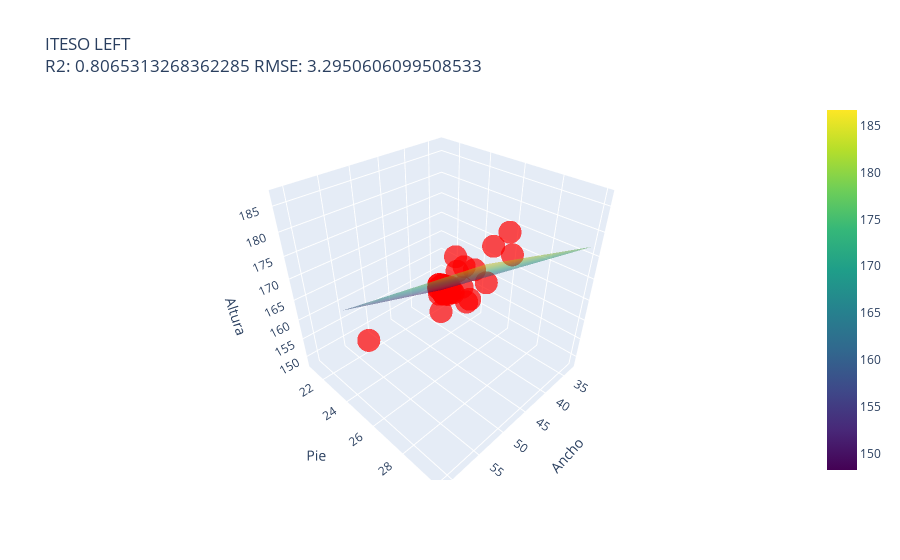

The cell this chart's notebook holds for it:
### Code cell
# Definir rangos para las variables independientes
x1_range = np.linspace(min(x_train_left['width']), max(x_train_left['width']), 20)
x2_range = np.linspace(min(x_train_left['shoe_size']), max(x_train_left['shoe_size']), 20)
x1_mesh, x2_mesh = np.meshgrid(x1_range, x2_range)

# Escalar el meshgrid para predicción
x_mesh_scaled = ss_left.transform(np.vstack((x1_mesh.ravel(), x2_mesh.ravel())).T)

# Predecir los valores con el modelo escalado
y_mesh_scaled = rg_l.predict(x_mesh_scaled)

# Crear scatterplot 3D de los puntos reales
scatter = go.Scatter3d(
    x=x_test_left['width'], y=x_test_left['shoe_size'], z=y_test_left,
    mode='markers',
    marker=dict(size=8, color='red', opacity=0.7)
)

# Crear el plano de regresión
surface = go.Surface(
    x=x1_mesh, y=x2_mesh, z=y_mesh_scaled.reshape(x1_mesh.shape),
    colorscale='Viridis', opacity=0.5
)

# Configuración del layout
layout = go.Layout(
    title=f"ITESO LEFT<br>R2: {r2_score(y_test_left, r_pred_left)} RMSE: {root_mean_squared_error(y_test_left, r_pred_left)}",
    scene=dict(
        xaxis_title='Ancho',
        yaxis_title='Pie',
        zaxis_title='Altura'
    )
)

# Crear la figura
fig = go.Figure(data=[scatter, surface], layout=layout)

# Mostrar la figura interactiva
fig.show()

### Figure 1 — Plotly figure (JSON) as saved in the notebook; plotly's stock layout.template omitted (floating-point values rounded to 4 significant figures; data arrays with more than 128 entries replaced by an {"elided": "..."} marker saying what was removed)
{"data": [{"marker": {"color": "red", "opacity": 0.7, "size": 8}, "mode": "markers", "type": "scatter3d", "x": [38, 50, 47, 45, 43, 42, 38, 38, 36, 42, 42, 39, 43, 36, 36, 39, 43, 36, 43, 49, 42, 43, 41, 40, 45, 40, 47, 48, 42, 42, 39, 42, 41, 61, 39, 49, 34, 45], "y": [23, 28, 26, 25, 25, 24, 23, 23, 23, 24, 26, 23, 24, 22, 22, 24.5, 24, 22.5, 28, 26, 27, 24, 23.5, 24, 27.5, 23, 27, 27, 28, 24, 23, 24, 24, 26, 23, 27, 22, 25], "z": [156, 173, 168, 164, 163, 160, 156, 157, 164, 160, 170, 158, 163, 154, 154, 166, 162, 153, 182, 169, 177, 163, 153, 159, 172, 158, 168, 172, 177, 161, 158, 160, 159, 168, 158, 176, 152, 164]}, {"colorscale": [[0, "#440154"], [0.1111, "#482878"], [0.2222, "#3e4989"], [0.3333, "#31688e"], [0.4444, "#26828e"], [0.5556, "#1f9e89"], [0.6667, "#35b779"], [0.7778, "#6ece58"], [0.8889, "#b5de2b"], [1, "#fde725"]], "opacity": 0.5, "type": "surface", "x": {"elided": "20x20 float values"}, "y": {"elided": "20x20 float values"}, "z": {"elided": "20x20 float values"}}], "layout": {"scene": {"xaxis": {"title": {"text": "Ancho"}}, "yaxis": {"title": {"text": "Pie"}}, "zaxis": {"title": {"text": "Altura"}}}, "title": {"text": "ITESO LEFT<br>R2: 0.8065313268362285 RMSE: 3.2950606099508533"}}}
